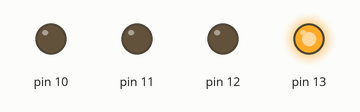
This sketch was run on a simulated Arduino Uno, built with avr-gcc and run on an emulated ATmega328P. Shown: output pins drawn as LEDs (lit = HIGH).

Above: at 0.2 s.
At 2.2 s:
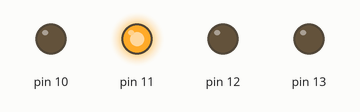
At 3.7 s:
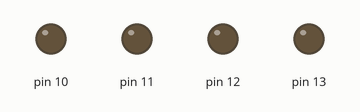
At 7.6 s:
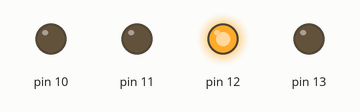
At 15.2 s:
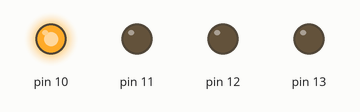
Timing chart, 0 to 15.6 s (numbered marks = the images above):
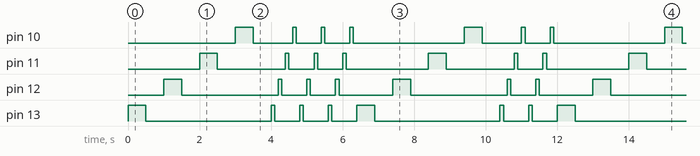

The sketch:

christmas_lights.ino
```cpp
void setup()
{
    // initialize digital pin LED_BUILTIN as an output.
    pinMode(13, OUTPUT);
    pinMode(12, OUTPUT);
    pinMode(11, OUTPUT);
    pinMode(10, OUTPUT);
}

void slow_cycle()
{
    digitalWrite(13, HIGH);
    delay(500);
    digitalWrite(13, LOW);
    delay(500);
    digitalWrite(12, HIGH); // turn the LED on (HIGH is the voltage level)
    delay(500);                     // wait for a second
    digitalWrite(12, LOW);  // turn the LED off by making the voltage LOW
    delay(500);                     // wait for a second
    digitalWrite(11, HIGH); // turn the LED on (HIGH is the voltage level)
    delay(500);                     // wait for a second
    digitalWrite(11, LOW);  // turn the LED off by making the voltage LOW
    delay(500);                     // wait for a second
    digitalWrite(10, HIGH); // turn the LED on (HIGH is the voltage level)
    delay(500);                     // wait for a second
    digitalWrite(10, LOW);  // turn the LED off by making the voltage LOW
    delay(500);
}

void fast_cycle()
{
    digitalWrite(13, HIGH);
    delay(100);
    digitalWrite(13, LOW);
    delay(100);
    digitalWrite(12, HIGH); // turn the LED on (HIGH is the voltage level)
    delay(100);                     // wait for a second
    digitalWrite(12, LOW);  // turn the LED off by making the voltage LOW
    delay(100);                     // wait for a second
    digitalWrite(11, HIGH); // turn the LED on (HIGH is the voltage level)
    delay(100);                     // wait for a second
    digitalWrite(11, LOW);  // turn the LED off by making the voltage LOW
    delay(100);                     // wait for a second
    digitalWrite(10, HIGH); // turn the LED on (HIGH is the voltage level)
    delay(100);                     // wait for a second
    digitalWrite(10, LOW);  // turn the LED off by making the voltage LOW
    delay(100);
}

void loop()
{
  slow_cycle();
  fast_cycle();
  fast_cycle();
  fast_cycle();
  slow_cycle();
  fast_cycle();
  fast_cycle();
}
```

Measured:
- by itself, pin 13: repeats every 12.0 s: LOW 3.5 s, 3 × (HIGH 0.10 s, LOW 0.70 s), HIGH 0.50 s, LOW 3.5 s, 2 × (HIGH 0.10 s, LOW 0.70 s), HIGH 0.50 s
- by itself, pin 10: repeats every 12.0 s: LOW 1.1 s, 2 × (HIGH 0.10 s, LOW 0.70 s), HIGH 0.10 s, LOW 3.1 s, HIGH 0.50 s, LOW 1.1 s, HIGH 0.10 s, LOW 0.70 s, HIGH 0.10 s, LOW 3.1 s, HIGH 0.50 s
- by itself, pin 11: repeats every 12.0 s: LOW 1.9 s, 2 × (HIGH 0.10 s, LOW 0.70 s), HIGH 0.10 s, LOW 2.3 s, HIGH 0.50 s, LOW 1.9 s, HIGH 0.10 s, LOW 0.70 s, HIGH 0.10 s, LOW 2.3 s, HIGH 0.50 s
